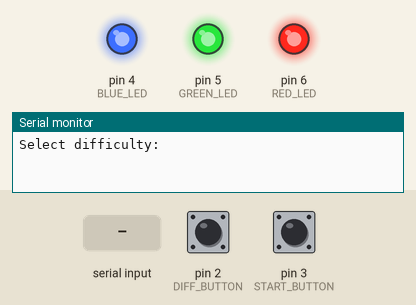
Simulated run of this program. Board: Arduino Uno, built with avr-gcc and run on an emulated ATmega328P. Parts: output pins drawn as LEDs (lit = HIGH), the last lines printed to the serial monitor. Dashed ring = blinking. The test bench sets the inputs (shaded band); at power-on: pin 3 (START_BUTTON) HIGH, pin 2 (DIFF_BUTTON) HIGH. Random numbers use the default seed unless the program sets one.

Above: at 1.2 s.
1.3 s: pin 3 (START_BUTTON) pulled LOW for 0.15 s
At 2.4 s:
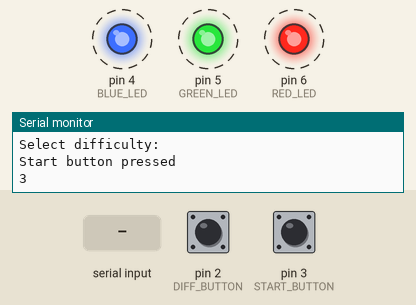
4.4 s: "1\n" received over Serial
7.0 s: byte 8 (8) received over Serial
At 7.8 s:
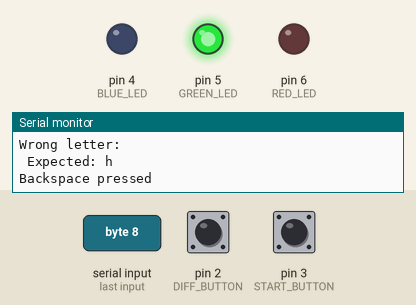
8.5 s: pin 3 (START_BUTTON) pulled LOW for 1 s
At 9.5 s:
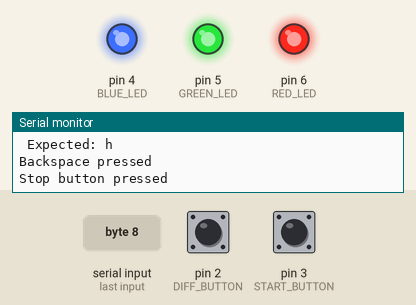
Timing chart, 0 to 11.5 s (numbered marks = the images above; inputs shaded):
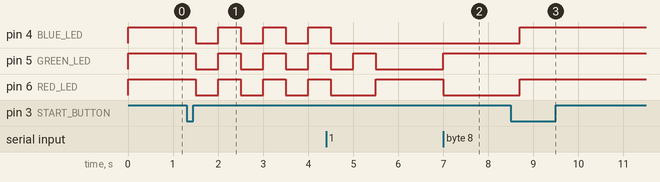

The program:

main.cpp
```cpp
#include <Arduino.h>
#include <string.h>

#define RED_LED 6
#define GREEN_LED 5
#define BLUE_LED 4
#define START_BUTTON 3
#define DIFF_BUTTON 2
#define DICTIONARY_SIZE 15
#define ROUND_TIME 30000
//variabile globale
bool gameStarted = false;
bool btnStart = 1;
bool btnStop = 1;
int wordInterval = 10000; //intervalul de timp in care trebuie ghicit cuvantul
bool roundStarted = false;
int currentMillis = millis();
int currentWord = 0; //indexul cuvantului curent
int previousMillis = currentMillis;
int previousWordMillis = currentMillis; //timpul la care a fost afisat ultimul cuvant
bool mistake;
int difficulty = 1; //1-easy, 2-medium, 3-hard
bool diffChanged = false; //daca s-a schimbat dificultatea
unsigned int currentLetter = 0;
int score = 0;
bool selectDifficulty = false; //daca s-a selectat dificultatea
const char* dictionar[DICTIONARY_SIZE] = {
        "acordat", "balansat", "claritate", "dorinta", "eforturi",
        "fericire", "ganditor", "hotarat", "imagine", "judecata",
        "legatura", "motivare", "nevoie", "oferire", "placere"
    };
// functia ChangeStartButton este apelata din intrerupere atunci cand butonul de start este apasat; schimba valoarea variabilei butonului de start
void changeStartButton();
// functia changeDifficulty este apelata din intrerupere atunci cand butonul de schimbare a dificultatii este apasat; creste dificultatea
void changeDifficulty();
// functia startGame este apelata atunci cand jocul incepe; amesteca cuvintele si seteaza variabilele pentru inceperea jocului
void startGame();
// functia round este apelata in loop atunci cand jocul este in desfasurare; afiseaza cuvintele si verifica daca literele introduse sunt corecte
void round();


void setup() {
  // seteaza pinii
  pinMode(RED_LED, OUTPUT);
  pinMode(GREEN_LED, OUTPUT);
  pinMode(BLUE_LED, OUTPUT);
  pinMode(START_BUTTON, INPUT_PULLUP);
  pinMode(DIFF_BUTTON, INPUT_PULLUP);
  // seteaza comunicatia seriala
  Serial.begin(28800);
  // seteaza intreruperile
  attachInterrupt(digitalPinToInterrupt(START_BUTTON),changeStartButton,FALLING);
  attachInterrupt(digitalPinToInterrupt(DIFF_BUTTON),changeDifficulty,FALLING);
}

void loop() {
  currentMillis = millis();
  if(gameStarted){
    //daca butonul de start este apasat cand jocul este pornit, jocul se opreste
    if(btnStart == LOW){
      Serial.println("Stop button pressed");
      btnStart = 1;
      delay(200);
      gameStarted = false;
      roundStarted = false;
      digitalWrite(RED_LED, HIGH);
      digitalWrite(GREEN_LED, HIGH);
      digitalWrite(BLUE_LED, HIGH);
      delay(500);

    }

    if(roundStarted)
      round();
    if(mistake) {
        digitalWrite(RED_LED, HIGH);
        digitalWrite(GREEN_LED, LOW);
        digitalWrite(BLUE_LED, LOW);
      }
      else {
        mistake = false;
        digitalWrite(RED_LED, LOW);
        digitalWrite(GREEN_LED, HIGH);
        digitalWrite(BLUE_LED, LOW);
      }
  }
  else {
    if(!selectDifficulty) {
     Serial.println("Select difficulty: ");
      selectDifficulty = true;
    }


    if(diffChanged) {
      delay(200);
      diffChanged = false;
      switch (difficulty) {
        case 1:
          wordInterval = 10000;
          Serial.println("Easy");
          break;
        case 2:
          wordInterval = 5000;
          Serial.println("Medium");
          break;
        case 3:
          wordInterval = 3000;
          Serial.println("Hard");
          break;
      }
    }
    //daca butonul de start este apasat cand jocul nu este pornit, jocul incepe
    if(btnStart == LOW && !gameStarted) {
      Serial.println("Start button pressed");
      btnStart = 1;
      delay(200);
      startGame();
      delay(500);
    }

    digitalWrite(RED_LED, HIGH);
    digitalWrite(GREEN_LED, HIGH);
    digitalWrite(BLUE_LED, HIGH);
  }
}

void changeStartButton() {
  btnStart = !btnStart;
}
void changeDifficulty(){
  if(!diffChanged && !gameStarted){
  diffChanged = true;
  difficulty++;
  if(difficulty>3)
    difficulty = 1;
    }
}

void startGame(){
  if(!gameStarted){
    gameStarted = true;
    int currentMillis = millis();
    int previousMillis = currentMillis;
    int previousMillis2 = currentMillis;
    digitalWrite(RED_LED, HIGH);
    digitalWrite(GREEN_LED, HIGH);
    digitalWrite(BLUE_LED, HIGH);
    char nr = '2';
    Serial.println("3\n");
    //animatia de la inceput
    while(currentMillis-previousMillis < 3000){
      currentMillis = millis();
      if(currentMillis - previousMillis2 >= 1000 && nr != '0'){
        Serial.print(nr);
        Serial.println("\n");
        nr--;
        previousMillis2 = currentMillis;

      }

        digitalWrite(RED_LED, !digitalRead(RED_LED));
        digitalWrite(GREEN_LED, !digitalRead(GREEN_LED));
        digitalWrite(BLUE_LED, !digitalRead(BLUE_LED));
        delay(500);

  }

  digitalWrite(GREEN_LED, HIGH);
  digitalWrite(RED_LED, LOW);
  digitalWrite(BLUE_LED, LOW);
  randomSeed(millis());
  // Amestecarea array-ului folosind o metodă simplă
  for (int i = DICTIONARY_SIZE - 1; i > 0; i--) {
        // Generăm un index aleator
        int j = random(i + 1); // Folosim random() pentru a obține un număr aleator
        // Schimbăm elementele
        const char* temp = dictionar[i];
        dictionar[i] = dictionar[j];
        dictionar[j] = temp;
    }
    // Setăm variabilele pentru începerea jocului
    currentWord = 0;
    score=0;
    mistake = false;
    previousMillis = currentMillis;
    previousWordMillis = currentMillis;
    roundStarted = true;
  }
}
void round(){
  if(roundStarted){
    if(currentMillis-previousMillis < ROUND_TIME){
      currentMillis = millis();
      bool skipWord = false;
       if (Serial.available() > 0) {
                char letter = Serial.read(); // Citim caracterul din serial
                // Verificăm dacă caracterul este o literă sau backspace
                if (letter == 8) { // ASCII code for backspace
                    mistake = false;
                    Serial.println("Backspace pressed");
                }
                else
                  // Verificăm dacă litera introdusă este corectă
                  if (letter == dictionar[currentWord-1][currentLetter] && !mistake) {
                      Serial.println("Correct letter: " + String(letter));
                      currentLetter++; // Move to the next letter

                      // Verificăm dacă cuvântul a fost completat
                      if (currentLetter == strlen(dictionar[currentWord-1])) {
                          Serial.println("Word complete: " + String(dictionar[currentWord-1]));
                          score++;
                          skipWord = true;
                          currentLetter = 0;
                          currentWord++;
                          if (currentWord >= DICTIONARY_SIZE) {
                              currentWord = 1; // Daca am ajuns la sfarsitul dictionarului, mergem inapoi la primul cuvant
                          }
                          previousWordMillis = currentMillis;
                      }
                  }
                  else {
                      Serial.println("Wrong letter: " + String(letter) + " Expected: " + String(dictionar[currentWord-1][currentLetter]));
                      mistake = true;
                    }
                  }
      if(currentWord==0) {
        Serial.println(dictionar[currentWord]);
        currentWord++;
        previousWordMillis = currentMillis;
        }
      else if(currentMillis-previousWordMillis >= wordInterval || skipWord) {
        Serial.println(dictionar[currentWord]);
        previousWordMillis = currentMillis;
        currentWord++;
        currentLetter = 0;
        mistake = false;
    }
    }
    else {
      roundStarted = false;
      mistake = false;
      Serial.println("Round ended");
      Serial.println("Score: " + String(score));
      gameStarted = false;
      digitalWrite(RED_LED, HIGH);
      digitalWrite(GREEN_LED, HIGH);
      digitalWrite(BLUE_LED, HIGH);
      previousWordMillis = currentMillis;
    }
  }
}
```

Measured:
- after the input at 1.3 s, pin 4 (BLUE_LED), pin 5 (GREEN_LED), pin 6 (RED_LED): alternates HIGH for 0.50 s and LOW for 0.50 s, starting after 0.20 s
- after the input at 7.0 s, pin 5 (GREEN_LED): LOW → HIGH at once; pin 6 (RED_LED): HIGH → LOW at once
- after the input at 8.5 s, pin 4 (BLUE_LED), pin 6 (RED_LED): LOW → HIGH after 0.20 s
